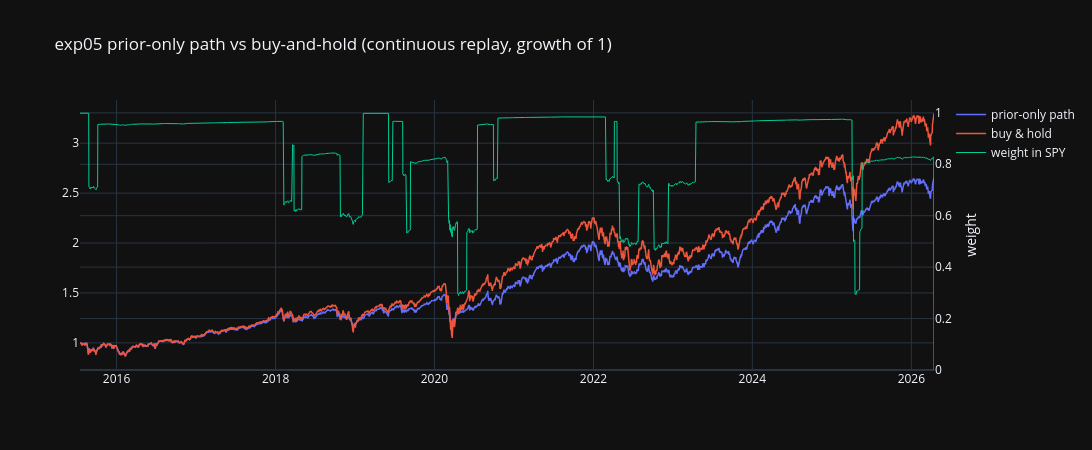

The notebook cell saved with this chart:
### Code cell
# CREATE A FIGURE OF THE PRIOR-ONLY PATH vs BUY AND HOLD (GROWTH OF 1) AND OF ITS WEIGHT
path_equity_pdf, buy_hold_equity_pdf = prior_dict["simulation_dict"]["daily_equity_pdf"], prior_dict["buy_hold_dict"]["daily_equity_pdf"]
fig = go.Figure()
fig.add_trace(go.Scatter(x=path_equity_pdf["date"], y=path_equity_pdf["equity"] / config.INITIAL_CAPITAL, name="prior-only path", line={"width": 1.5}))
fig.add_trace(go.Scatter(x=buy_hold_equity_pdf["date"], y=buy_hold_equity_pdf["equity"] / config.INITIAL_CAPITAL, name="buy & hold", line={"width": 1.5}))
fig.add_trace(go.Scatter(x=path_equity_pdf["date"], y=path_equity_pdf["weight"], name="weight in SPY", line={"width": 1}, yaxis="y2"))
fig.update_layout(template="plotly_dark", width=1100, height=450, title="exp05 prior-only path vs buy-and-hold (continuous replay, growth of 1)",
                  yaxis2={"overlaying": "y", "side": "right", "range": [0, 1.05], "title": "weight"})
fig.show()

### Figure 1 — Plotly figure (JSON) as saved in the notebook; plotly's stock layout.template omitted (floating-point values rounded to 4 significant figures; data arrays with more than 128 entries replaced by an {"elided": "..."} marker saying what was removed)
{"data": [{"line": {"width": 1.5}, "name": "prior-only path", "type": "scatter", "x": {"elided": "2702 str values"}, "y": {"elided": "2702 float values"}}, {"line": {"width": 1.5}, "name": "buy & hold", "type": "scatter", "x": {"elided": "2702 str values"}, "y": {"elided": "2702 float values"}}, {"line": {"width": 1}, "name": "weight in SPY", "type": "scatter", "x": {"elided": "2702 str values"}, "y": {"elided": "2702 float values"}, "yaxis": "y2"}], "layout": {"height": 450, "title": {"text": "exp05 prior-only path vs buy-and-hold (continuous replay, growth of 1)"}, "width": 1100, "yaxis2": {"overlaying": "y", "range": [0, 1.05], "side": "right", "title": {"text": "weight"}}}}
